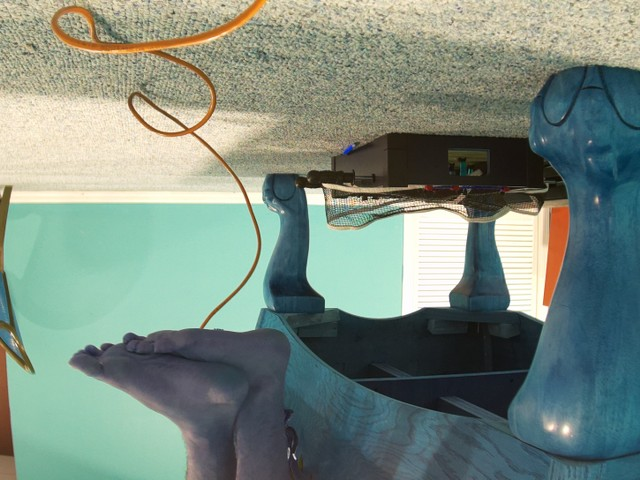
#> input picture Vision/cam0.jpg, 640 x 480 px, given in place of the camera
$ python visionTest.py
#> lines starting #> are read from the running program, lines starting #| are printed output that depends on the picture; after the words box and inside, x2 and y2 are one past the last pixel; in counts of white or black regions, pixels touching at a corner belong together
import cv2 as cv
import numpy as np

vid = cv.VideoCapture(0)
low_red = np.array([0, 0, 0])
high_red = np.array([255, 255, 255])
low_green = np.array([50, 20, 85])
high_green = np.array([175, 255, 170])
low_yellow = np.array([25, 20, 85])
high_yellow = np.array([200, 200, 230])

while True:
    ret, frame = vid.read()
#> frame is the input picture: shape (480, 640, 3); mean B, G, R 127.7, 139, 123
    hsv = cv.cvtColor(frame, cv.COLOR_BGR2HSV)
#> hsv: shape (480, 640, 3); mean H, S, V 64.1, 71.6, 146.5

    red_mask = cv.inRange(hsv, low_red, high_red)
#> red_mask: shape (480, 640); every value is 255
    red_result = cv.bitwise_and(frame,frame, mask=red_mask)

    yellow_mask = cv.inRange(hsv, low_yellow, high_yellow)
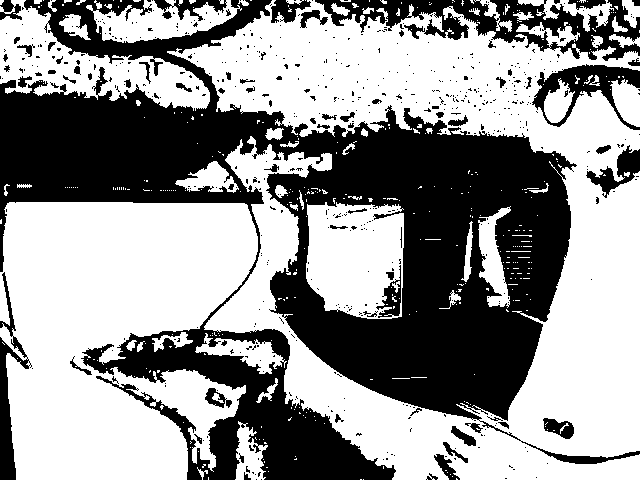
#> yellow_mask: shape (480, 640); 58.4% white; 583 black regions (511 under 20 px), largest, box (x1, y1, x2, y2) and area: (0, 0, 640, 480) 107130, (315, 0, 640, 61) 7667, (532, 64, 640, 130) 2521
    yellow_result = cv.bitwise_and(frame, frame, mask=yellow_mask)

    green_mask = cv.inRange(hsv, low_green, high_green)
#> green_mask: shape (480, 640); 21.7% white; 298 white regions (243 under 20 px), largest, box (x1, y1, x2, y2) and area: (251, 90, 640, 480) 51004, (68, 345, 246, 472) 4672, (195, 333, 287, 374) 1460
    green_result = cv.bitwise_and(frame,frame, mask=green_mask)
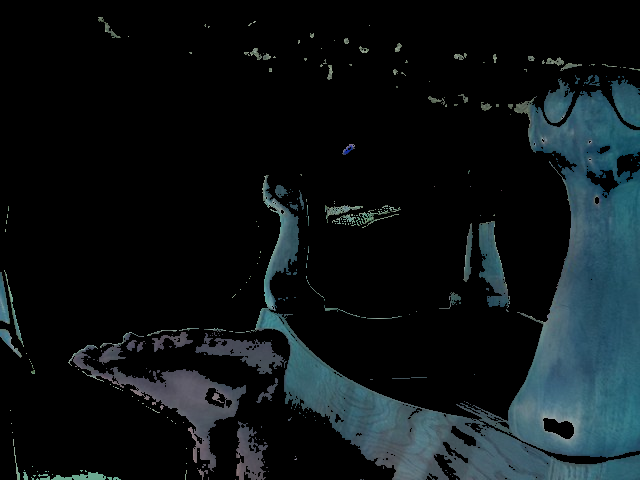
#> green_result: shape (480, 640, 3); mean B, G, R 23.1, 20.6, 13.6

    grey = cv.cvtColor(frame, cv.COLOR_RGB2GRAY)
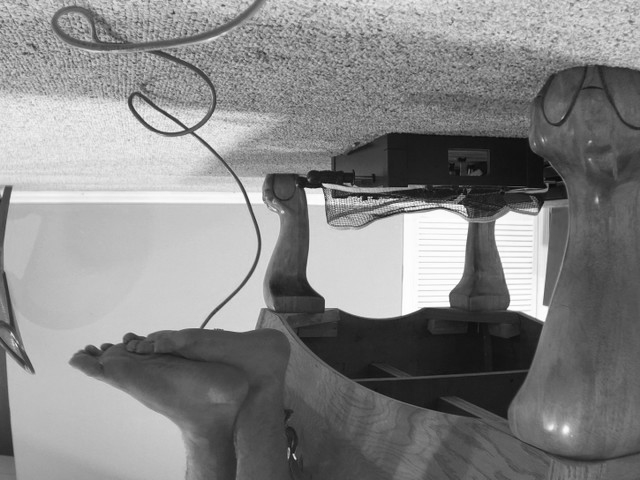
#> grey: shape (480, 640); min 6, max 255, mean 133.8
    ret, binary_result = cv.threshold(grey, 127, 255, cv.THRESH_BINARY)
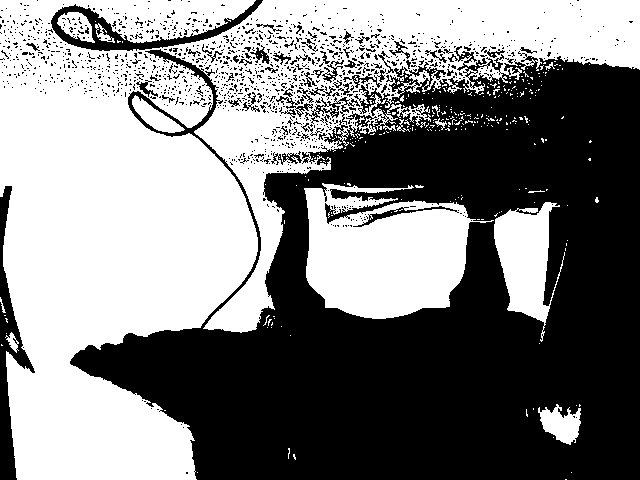
#> binary_result: shape (480, 640); 50.6% white; 1313 black regions (1250 under 20 px), largest, box (x1, y1, x2, y2) and area: (70, 46, 640, 480) 138642, (0, 186, 35, 480) 3060, (51, 0, 263, 51) 2394

    cv.imshow("Normal", cv.resize(frame, (384, 218)))
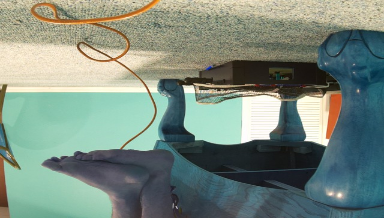
#> window 'Normal': shape (218, 384, 3); mean B, G, R 127.6, 138.8, 122.9
    cv.imshow("Red Mask", cv.resize(red_result, (384, 218)))
    cv.imshow("Yellow Mask", cv.resize(yellow_result, (384, 218)))
    cv.imshow("Green Mask", cv.resize(green_result, (384, 218)))
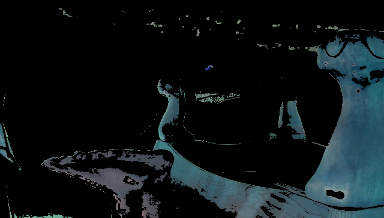
#> window 'Green Mask': shape (218, 384, 3); mean B, G, R 23.1, 20.5, 13.6
    cv.imshow("Letter Mask", cv.resize(binary_result, (384, 218)))
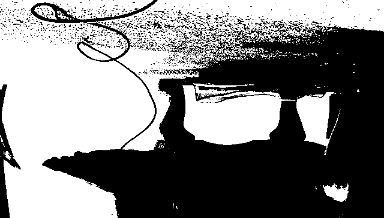
#> window 'Letter Mask': shape (218, 384); min 0, max 255, mean 129

    cv.moveWindow("Red Mask", 0, 250)
    cv.moveWindow("Yellow Mask", 0, 500)
    cv.moveWindow("Green Mask", 400, 0)
    cv.moveWindow("Letter Mask", 400, 250)

    if cv.waitKey(1) & 0xFF == ord('q'):
#> (key q is pressed here)
        break

vid.release()
cv.destroyAllWindows()
